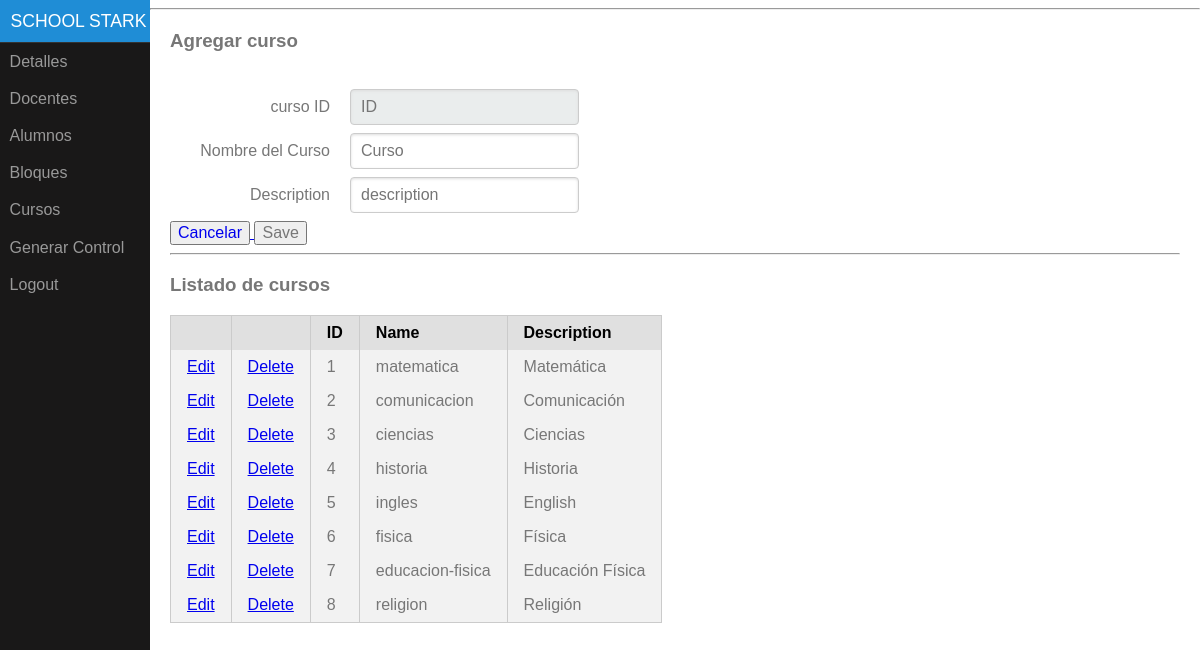
Page /admin/cursos/ (signed in) on the committed database.
### tables this page shows
CREATE TABLE `menu` (
  `id_menu` int(11) NOT NULL,
  `code_menu` varchar(100) NOT NULL,
  `type_us` varchar(30) NOT NULL,
  `name` varchar(255) DEFAULT NULL
);

CREATE TABLE `cursos` (
  `id_curso` int(11) NOT NULL,
  `name` varchar(50) NOT NULL,
  `description` longtext
);

### models/conexion.php (called while the page is built, shortened)
<?php
class DB
{
    private $host = "localhost";
    private $user_server = "root";
    private $pass_server = "";
    private $name_database = "db_school_stark";
    private $db;
    function __construct()
    {
        try {
         $this->db = new PDO('mysql:host='.$this->host.';dbname='.$this->name_database.'', $this->user_server, $this->pass_server);
        } catch (PDOException $e) {
            echo '<pre>'; var_dump( $e ); echo '</pre>'; die;
            die();
        } catch (Exception $e) {
            echo '<pre>'; var_dump( $e ); echo '</pre>'; die;
        die();
        }
    }
    public function query($sql_prepare,$array_data = null,$type = "ALL")
    {
        $prepare =    $this->db->prepare($sql_prepare);
        $prepare->execute($array_data);
       switch ($type) {
           case 'ALL':
                $datalist =   $prepare->fetchAll();
               break;
       }
        return $datalist;
    }
}
$db_class = new DB();

### models/users.php (called while the page is built, shortened)
<?php
require_once('conexion.php');
class Users
{
    public $type_us = null;
    public function list_nav()
    {
        global $db_class;
       $data = array(':type_us' => $this->type_us );
       $data_list =  $db_class->query("SELECT name,code_menu FROM menu where type_us = :type_us",$data);
       return $data_list;
    }
}

### models/cursos.php (called while the page is built, shortened)
<?php
require_once(ROOT.'/models/conexion.php');
class Cursos
{
    public $id_curso;
    public function list_curso()
    {
            global $db_class;
            if (empty($this->id_curso) ) {
                $sql = "SELECT * FROM cursos";
                $r  = $db_class->query($sql);
            }else {
                $sql = "SELECT * FROM cursos where id_curso = :id_curso";
                $data = array(':id_curso' => $this->id_curso );
                $r =  $db_class->query($sql,$data);
            }
            return $r;
    }
}

### views/admin/cursos.php (the view, shortened to what this page needs)
<?php require_once(ROOT.'/models/cursos.php') ?>
<div class="main">
    <?php $string = (!isset($data['id_curso'])) ? 'Agregar': 'Editar' ?>
    <h3> <?php echo $string ?> curso</h3>
    <label for="error"><?php  echo $info = ( isset($info) && !empty($info) ) ? $info : "" ?></label><br>
    <form method="POST"  class="pure-form pure-form-aligned" >
        <div class="pure-control-group">
            <label for="id">curso ID </label>
            <input id="id" name="id_curso"  type="text" disabled placeholder="ID" value="<?php echo($data['id_curso']) ?>" >
        </div>
        <div class="pure-control-group">
            <label for="dni">Nombre del Curso</label>
            <input id="dni" name="name"  type="text" placeholder="Curso" value="<?php echo($data['name']) ?>" >
        </div>
        <div class="pure-control-group">
            <label for="name">Description</label>
            <input id="name" name="description"  type="text" placeholder="description" value="<?php echo($data['description']) ?>" >
        </div>
        <a href="<?php  echo '/'.strtolower($_SESSION['user']['type_us']).'/cursos/' ?>"> <button type="button">Cancelar</button> </a>
        <input type="submit" name="" value="Save">
    </form>
    <hr>
    <h3>Listado de cursos</h3>
    <?php
    $curso =  new Cursos();
    $data = $curso->list_curso();
     ?>
     <table class="pure-table">
    <thead>
        <tr>
            <th></th>
            <th></th>
            <th>ID</th>
            <th>Name</th>
            <th>Description</th>
        </tr>
    </thead>
    <tbody>
    <?php foreach ($data as $curso): ?>
        <tr class="pure-table-odd">
            <td><a href="<?php echo '/'.strtolower($_SESSION['user']['type_us']).'/cursos/'.$curso['id_curso'].'/' ?>">Edit</a></td>
            <td><a href="<?php echo '/'.strtolower($_SESSION['user']['type_us']).'/del-curso/'.$curso['id_curso'].'/' ?>">Delete</a></td>
            <td><?php echo $curso['id_curso'] ?></td>
            <td><?php echo $curso['name'] ?></td>
            <td><?php echo $curso['description'] ?></td>
        </tr>
    <?php endforeach ?>
        </tbody>
    </table>
</div>

### views/templates/nav.php (shortened to what this page needs)
<div id="menu">
    <div class="pure-menu">
        <a class="pure-menu-heading" href="<?php echo '/'.strtolower($_SESSION['user']['type_us']).'/' ?>">School Stark</a>
        <ul class="pure-menu-list">
            <?php
                $user =  new Users();
                $user->type_us =  $_SESSION['user']['type_us'];
                $list_nav = $user->list_nav();
             ?>
             <?php foreach ($list_nav as $nav):  ?>
             <?php $url_nav = '/'.strtolower($_SESSION['user']['type_us']).'/'.$nav['code_menu'].'/' ; ?>
                <li class="pure-menu-item"><a href="<?php echo $url_nav ?>" class="pure-menu-link"><?php echo  $nav['name'] ?></a></li>
             <?php endforeach ?>
                <li class="pure-menu-item"><a href="/logout/" class="pure-menu-link">Logout</a></li>
        </ul>
    </div>
</div>

### views/assets/css/pure.css (style rules this page uses)
.pure-table,table { border-collapse:collapse;border-spacing:0 }
html { font-family:sans-serif;-ms-text-size-adjust:100%;-webkit-text-size-adjust:100% }
body { margin:0 }
a { background-color:transparent }
hr { box-sizing:content-box;height:0 }
button,input,optgroup,select,textarea { color:inherit;font:inherit;margin:0 }
.pure-button,input { line-height:normal }
button { overflow:visible }
button,select { text-transform:none }
button,html input[type=button],input[type=reset],input[type=submit] { -webkit-appearance:button;cursor:pointer }
button[disabled],html input[disabled] { cursor:default }
.pure-button,.pure-form input:not([type]),.pure-menu { box-sizing:border-box }
legend,td,th { padding:0 }
.pure-form input[type=password],.pure-form input[type=email],.pure-form input[type=url],.pure-form input[type=date],.pure-form input[type=month],.pure-form input[type=time],.pure-form input[type=datetime],.pure-form input[type=datetime-local],.pure-form input[type=week],.pure-form input[type=tel],.pure-form input[type=color],.pure-form input[type=number],.pure-form input[type=search],.pure-form input[type=text],.pure-form select,.pure-form textarea { padding:.5em .6em;display:inline-block;border:1px solid #ccc;box-shadow:inset 0 1px 3px #ddd;border-radius:4px;vertical-align:middle;box-sizing:border-box }
.pure-form input:not([type])[disabled],.pure-form input[type=password][disabled],.pure-form input[type=email][disabled],.pure-form input[type=url][disabled],.pure-form input[type=date][disabled],.pure-form input[type=month][disabled],.pure-form input[type=time][disabled],.pure-form input[type=datetime][disabled],.pure-form input[type=datetime-local][disabled],.pure-form input[type=week][disabled],.pure-form input[type=tel][disabled],.pure-form input[type=color][disabled],.pure-form input[type=number][disabled],.pure-form input[type=search][disabled],.pure-form input[type=text][disabled],.pure-form select[disabled],.pure-form textarea[disabled] { cursor:not-allowed;background-color:#eaeded;color:#cad2d3 }
.pure-form label { margin:.5em 0 .2em }
.pure-form-aligned .pure-help-inline,.pure-form-aligned input,.pure-form-aligned select,.pure-form-aligned textarea,.pure-form-message-inline { display:inline-block;vertical-align:middle }
.pure-form-aligned .pure-control-group { margin-bottom:.5em }
.pure-form-aligned .pure-control-group label { text-align:right;display:inline-block;vertical-align:middle;width:10em;margin:0 1em 0 0 }
.pure-menu-item,.pure-menu-list { position:relative }
.pure-menu-list { list-style:none;margin:0;padding:0 }
.pure-menu-item { padding:0;margin:0;height:100% }
.pure-menu-heading,.pure-menu-link { display:block;text-decoration:none;white-space:nowrap }
.pure-menu-heading { text-transform:uppercase;color:#565d64 }
.pure-menu-link { color:#777 }
.pure-menu-disabled,.pure-menu-heading,.pure-menu-link { padding:.5em 1em }
.pure-table { empty-cells:show;border:1px solid #cbcbcb }
.pure-table td,.pure-table th { border-left:1px solid #cbcbcb;border-width:0 0 0 1px;font-size:inherit;margin:0;overflow:visible;padding:.5em 1em }
.pure-table td:first-child,.pure-table th:first-child { border-left-width:0 }
.pure-table thead { background-color:#e0e0e0;color:#000;text-align:left;vertical-align:bottom }
.pure-table td { background-color:transparent }
.pure-table-odd td,.pure-table-striped tr:nth-child(2n-1) td { background-color:#f2f2f2 }

### views/assets/css/main.css (style rules this page uses)
body { color: #777; }
.main { margin: 20px; }
#layout, #menu, .menu-link { -webkit-transition: all 0.2s ease-out; -moz-transition: all 0.2s ease-out; -ms-transition: all 0.2s ease-out; -o-transition: all 0.2s ease-out; transition: all 0.2s ease-out; }
#menu { margin-left: -150px; width: 150px; position: fixed; top: 0; left: 0; bottom: 0; z-index: 1000; background: #191818; overflow-y: auto; -webkit-overflow-scrolling: touch; }
#menu a { color: #999; border: none; padding: 0.6em 0 0.6em 0.6em; }
#menu .pure-menu, #menu .pure-menu ul { border: none; background: transparent; }
#menu .pure-menu ul, #menu .pure-menu .menu-item-divided { border-top: 1px solid #333; }
#menu .pure-menu-selected, #menu .pure-menu-heading { background: #1f8dd6; }
#menu .pure-menu-heading { font-size: 110%; color: #fff; margin: 0; }
@media (min-width: 48em) { #menu { left: 150px; } }

### rows in the picture
menu: name "Detalles"
menu: name "Docentes"
menu: name "Alumnos"
menu: name "Bloques"
menu: name "Cursos"
menu: name "Generar Control"
cursos: id_curso "1", name "matematica", description "Matemática"
cursos: id_curso "2", name "comunicacion", description "Comunicación"
cursos: id_curso "3", name "ciencias", description "Ciencias"
cursos: id_curso "4", name "historia", description "Historia"
cursos: id_curso "5", name "ingles", description "English"
cursos: id_curso "6", name "fisica", description "Física"
cursos: id_curso "7", name "educacion-fisica", description "Educación Física"
cursos: id_curso "8", name "religion", description "Religión"

### other values in the picture
$string "Agregar"
